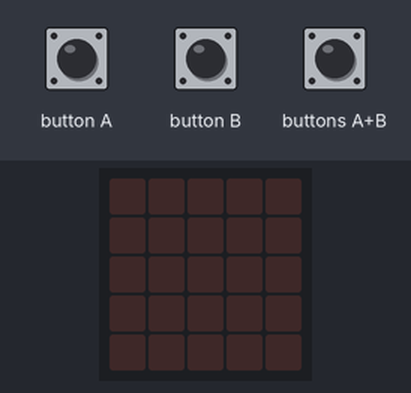
The program below on a simulated BBC micro:bit (MakeCode). Shown: the board's 5×5 LED display. The test bench sets the inputs (shaded band). Random numbers come from a fixed seed.

Above: at 1.2 s.
1.3 s: buttons A+B pressed for 0.15 s
At 4.1 s:
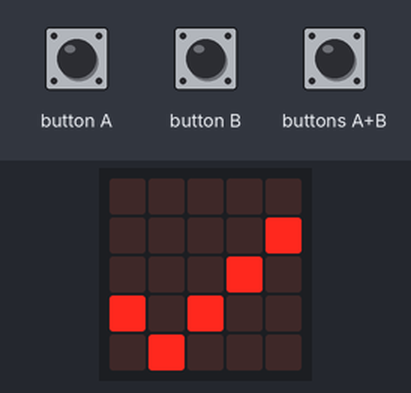
4.4 s: button B pressed for 0.15 s
At 5.6 s:
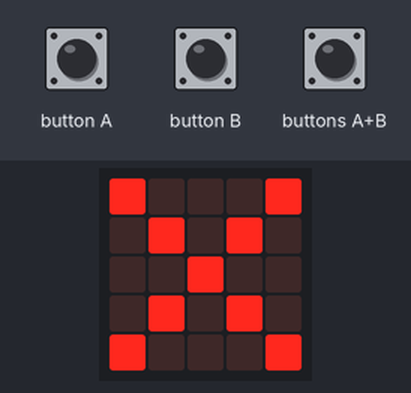
7.5 s: buttons A+B pressed for 1 s
At 8.9 s:
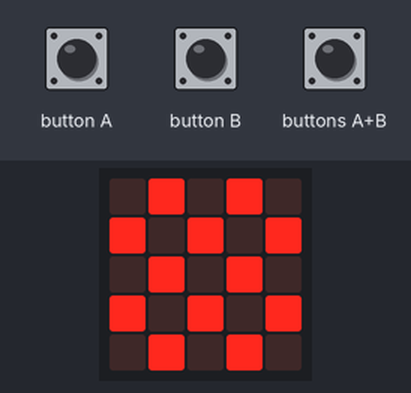
Timing chart, 0 to 10.5 s (numbered marks = the images above; inputs shaded):
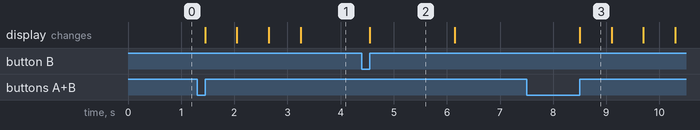

The program:

main.ts
```typescript
let szám = 0
input.onButtonPressed(Button.AB, function () {
    basic.showIcon(IconNames.Chessboard)
    basic.showIcon(IconNames.Diamond)
    basic.showIcon(IconNames.SmallDiamond)
    if (Math.randomBoolean()) {
        basic.showIcon(IconNames.No)
    } else {
        basic.showIcon(IconNames.Yes)
    }
})
input.onButtonPressed(Button.B, function () {
    while (2 == szám) {
        basic.showIcon(IconNames.Yes)
        basic.pause(1000)
        basic.clearScreen()
    }
    basic.showIcon(IconNames.No)
    basic.pause(1000)
    basic.clearScreen()
})
basic.forever(function () {
    szám = randint(1, 2)
})
```

test.ts
```typescript
// ide kerülnek a tesztek; a rendszer ezt nem kompilálja, ha a csomagot bővítményként használják.
```

Measured:
- after the input at 1.3 s, the display: first changes after 0.15 s (image 1 shows a later state)
- after the input at 4.4 s, the display: changes after 0.15 s (image 2)
- after the input at 7.5 s, the display: changes after 1.0 s (image 3)
- what the display in image 2 shows lasts 1.6 s, from 4.6 s to 6.2 s
- what the display in image 3 shows lasts 0.6 s, from 8.5 s to 9.1 s
